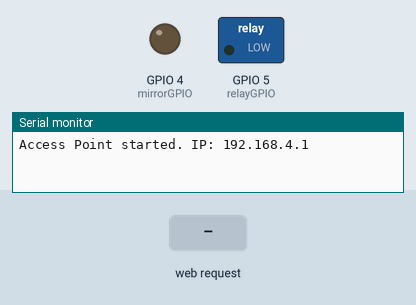
Recording of a sketch running on a simulated ESP8266 (NodeMCU). Shown: switched loads named in the sketch (green lamp = pin HIGH), output pins drawn as LEDs (lit = HIGH), the last lines printed to the serial monitor. Inputs (shaded band) come from the test bench.

Above: at 1.2 s.
1.3 s: HTTP request GET /update?state=1&timer=1 received
At 1.6 s:
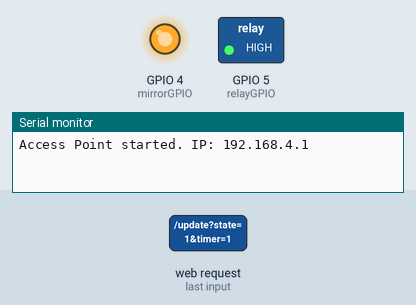
3.8 s: HTTP request GET /update?state=120&timer=120 received
At 4.7 s:
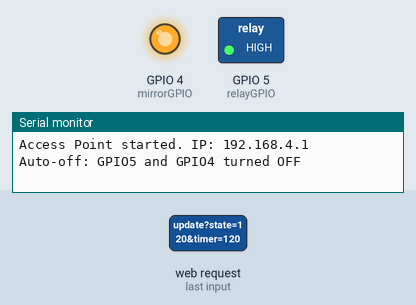
Timing chart, 0 to 6.8 s (numbered marks = the images above; inputs shaded):
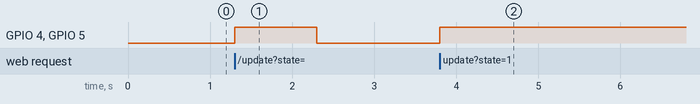

The sketch:

2relay_ap_singlemirror_switch.ino
```cpp
// Updated ESP8266 Relay Controller with UI Timer Selection and Countdown Display
// Features:
// - Relay control via web interface
// - Selectable auto-OFF timer (3s / 5s)
// - Live countdown display in UI

// Developed by B.Vignesh Kumar <vigneshkumarb@bravetux.com>
// On 6th July 2025
// Co-Developed by S.Sai VishnuKumar

#include <ESP8266WiFi.h>
#include <ESP8266WebServer.h>

const char* ssid = "vishnu-ap";
const char* password = "123456789";

ESP8266WebServer server(80);

const int relayGPIO = 5;  // D1
const int mirrorGPIO = 4; // D2
bool relayState = false;
unsigned long relayOnTime = 0;
unsigned long relayTimer = 0;

const bool RELAY_NO = false; // relay is Normally Open

// HTML page with slider and timer
const char index_html[] PROGMEM = R"rawliteral(
<!DOCTYPE html>
<html>
<head>
  <meta name="viewport" content="width=device-width, initial-scale=1">
<style>
  body {
    font-family: sans-serif;
    margin: 0;
    padding: 0;
    height: 100vh;
    display: flex;
    flex-direction: column;
    justify-content: center;  /* Vertical center */
    align-items: center;      /* Horizontal center */
    background-color: #f4f4f4;
  }

  h2 {
    margin-bottom: 20px;
  }

  .slider {
    width: 120px;
    height: 60px;
    position: relative;
    display: inline-block;
    margin-bottom: 20px;
  }

  .slider input {
    display: none;
  }

  .slider span {
    position: absolute;
    cursor: pointer;
    background-color: #ccc;
    border-radius: 50px;
    width: 100%;
    height: 100%;
    transition: 0.4s;
    box-shadow: 0 2px 5px rgba(0,0,0,0.2);
  }

  .slider span:before {
    content: "";
    position: absolute;
    height: 50px;
    width: 50px;
    left: 5px;
    bottom: 5px;
    background-color: white;
    transition: 0.4s;
    border-radius: 50%;
  }

  input:checked + span {
    background-color: #4CAF50;
  }

  input:checked + span:before {
    transform: translateX(60px);
  }

  select {
    font-size: 18px;
    padding: 10px 15px;
    margin-bottom: 20px;
  }

  #countdown {
    font-size: 22px;
    margin-bottom: 20px;
    color: #333;
  }

  footer {
    position: absolute;
    bottom: 10px;
    font-size: 14px;
    color: gray;
    text-align: center;
    width: 100%;
  }
</style>


</head>
<body>
  <h2>Water Dispenser Control Switch</h2>
  <label class="slider">
    <input type="checkbox" id="relayToggle" onchange="toggleRelay(this.checked)">
    <span></span>
  </label>
  <br><br>
  <select id="timer">
    <option value="3">3 seconds</option>
    <option value="5">5 seconds</option>
  </select>
  <div id="countdown"></div>
  <footer>Designed by S Sai Vishnukumar</footer>

  <script>
    let countdownInterval;

    function toggleRelay(state) {
      const timer = document.getElementById("timer").value;
      fetch(`/update?state=${state ? 1 : 0}&timer=${timer}`)
        .then(() => {
          if (state) startCountdown(timer);
          else stopCountdown();
        });
    }

    function startCountdown(seconds) {
      let remaining = seconds;
      document.getElementById("countdown").innerText = `Auto off in ${remaining}s`;
      countdownInterval = setInterval(() => {
        remaining--;
        if (remaining > 0) {
          document.getElementById("countdown").innerText = `Auto off in ${remaining}s`;
        } else {
          clearInterval(countdownInterval);
          document.getElementById("countdown").innerText = "";
          document.getElementById("relayToggle").checked = false;
        }
      }, 1000);
    }

    function stopCountdown() {
      clearInterval(countdownInterval);
      document.getElementById("countdown").innerText = "";
    }
  </script>
</body>
</html>
)rawliteral";

void setup() {
  Serial.begin(115200);

  pinMode(relayGPIO, OUTPUT);
  pinMode(mirrorGPIO, OUTPUT);
  digitalWrite(relayGPIO, RELAY_NO ? HIGH : LOW);
  digitalWrite(mirrorGPIO, RELAY_NO ? HIGH : LOW);

  WiFi.softAP(ssid, password);
  Serial.print("Access Point started. IP: ");
  Serial.println(WiFi.softAPIP());

  server.on("/", HTTP_GET, []() {
    server.send_P(200, "text/html", index_html);
  });

  server.on("/update", HTTP_GET, []() {
    if (server.hasArg("state") && server.hasArg("timer")) {
      int state = server.arg("state").toInt();
      relayTimer = server.arg("timer").toInt() * 1000;
      relayState = (state == 1);
      digitalWrite(relayGPIO, RELAY_NO ? !state : state);
      digitalWrite(mirrorGPIO, RELAY_NO ? !state : state);

      if (relayState) {
        relayOnTime = millis();
      }
      server.send(200, "text/plain", "OK");
    } else {
      server.send(400, "text/plain", "Missing parameters");
    }
  });

  server.begin();
}

void loop() {
  server.handleClient();

  if (relayState && relayTimer > 0 && millis() - relayOnTime >= relayTimer) {
    relayState = false;
    digitalWrite(relayGPIO, RELAY_NO ? HIGH : LOW);
    digitalWrite(mirrorGPIO, RELAY_NO ? HIGH : LOW);
    relayTimer = 0;
    Serial.println("Auto-off: GPIO5 and GPIO4 turned OFF");
  }
}
```

Measured:
- after the input at 1.3 s, GPIO 4 (mirrorGPIO), GPIO 5 (relayGPIO): LOW → HIGH at once, → LOW 1.0 s later
- after the input at 3.8 s, GPIO 4 (mirrorGPIO), GPIO 5 (relayGPIO): LOW → HIGH at once
